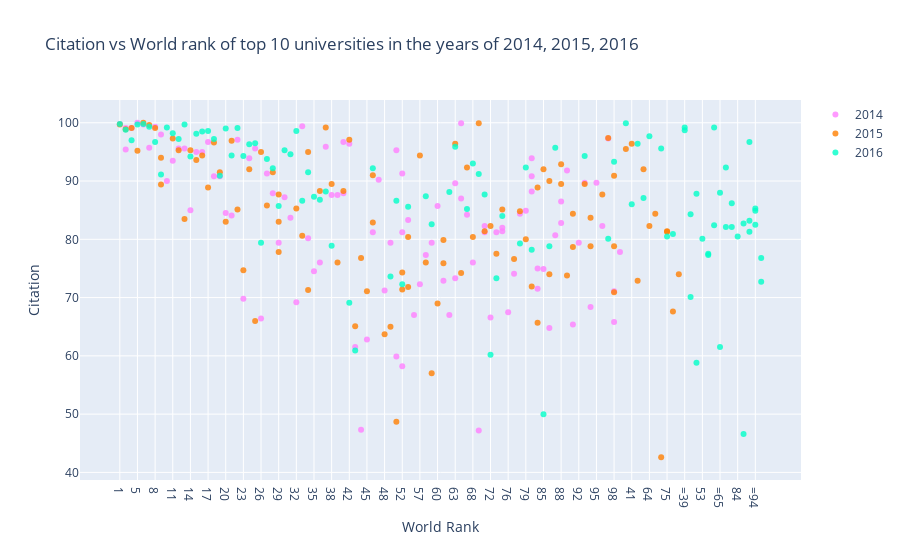

Source (notebook cell):
### Markdown cell above
## scatter chart
line chart example: citation vs world rank of top 100 universities with 2014, 2015, 2016 years
* import graph_objs as *go*
* creating traces
    * x = x axis
    * y = y axis
    * mode = type of plot like *marker, line or line + marker*
    * name = name of the plot
    * marker = marker is used with dictionaries
        * color = color of lines. it takes RGB and opacity
    * text = the hover text (hover is curser)
* data = is a list that we ad traces into it
* layout = {}
    * title = {}
    * x axis = {}
        * title = labels of x axis
        * ticklen = length of x axis ticks
        * zeroline = showing zero line or not
* fig = it includes data and fig
* iplot() = plots the figure(fig) that is created by data and layout

### Code cell
df2014 = times_data[times_data.year == 2014].iloc[:100, :]
df2015 = times_data[times_data.year == 2015].iloc[:100, :]
df2016 = times_data[times_data.year == 2016].iloc[:100, :]


trace1 = go.Scatter(
    x=df2014.world_rank,
    y=df2014.citations,
    mode='markers',
    name='2014',
    marker=dict(color='rgba(255, 128, 255, 0.8)'),
    text=df2014.university_name
)
trace2 = go.Scatter(
    x=df2015.world_rank,
    y=df2015.citations,
    mode='markers',
    name='2015',
    marker=dict(color='rgba(255, 128, 2, 0.8)'),
    text=df2015.university_name
)
trace3 = go.Scatter(
    x=df2016.world_rank,
    y=df2016.citations,
    mode='markers',
    name='2016',
    marker=dict(color='rgba(0, 255, 200, 0.8)'),
    text=df2016.university_name
)

data = [trace1, trace2, trace3]
layout = dict(
    title='Citation vs World rank of top 10 universities in the years of 2014, 2015, 2016',
    xaxis=dict(
        title='World Rank',
        ticklen=5,
        zeroline=False
    ),
    yaxis=dict(
        title='Citation',
        ticklen=5,
        zeroline=False
    )
)
fig = dict(
    data=data,
    layout=layout
)

iplot(fig)

### Figure 1 — Plotly figure (JSON) as saved in the notebook; plotly's stock layout.template omitted (floating-point values rounded to 4 significant figures)
{"data": [{"marker": {"color": "rgba(255, 128, 255, 0.8)"}, "mode": "markers", "name": "2014", "text": ["California Institute of Technology", "Harvard University", "University of Oxford", "Stanford University", "Massachusetts Institute of Technology", "Princeton University", "University of Cambridge", "University of California, Berkeley", "University of Chicago", "Imperial College London", "Yale University", "University of California, Los Angeles", "Columbia University", "ETH Zurich – Swiss Federal Institute of Technology Zurich", "Johns Hopkins University", "University of Pennsylvania", "Duke University", "University of Michigan", "Cornell University", "University of Toronto", "University College London", "Northwestern University", "University of Tokyo", "Carnegie Mellon University", "University of Washington", "National University of Singapore", "University of Texas at Austin", "Georgia Institute of Technology", "University of Illinois at Urbana-Champaign", "University of Wisconsin-Madison", "University of British Columbia", "London School of Economics and Political Science", "University of California, Santa Barbara", "University of Melbourne", "McGill University", "Karolinska Institute", "École Polytechnique Fédérale de Lausanne", "King’s College London", "University of Edinburgh", "New York University", "University of California, San Diego", "Washington University in St Louis", "University of Hong Kong", "Seoul National University", "Peking University", "University of Minnesota", "University of North Carolina at Chapel Hill", "Australian National University", "Pennsylvania State University", "Boston University", "Tsinghua University", "Brown University", "Kyoto University", "University of California, Davis", "LMU Munich", "Korea Advanced Institute of Science and Technology (KAIST)", "Hong Kong University of Science and Technology", "University of Manchester", "Ohio State University", "Pohang University of Science and Technology", "KU Leuven", "Purdue University", "The University of Queensland", "University of Göttingen", "Rice University", "École Normale Supérieure", "Leiden University", "Heidelberg University", "Delft University of Technology", "University of Southern California", "École Polytechnique", "University of Sydney", "Erasmus University Rotterdam", "University of Basel", "Utrecht University", "Nanyang Technological University", "Wageningen University and Research Center", "University of Pittsburgh", "University of Bristol", "Durham University", "Emory University", "Tufts University", "Michigan State University", "University of Amsterdam", "Ghent University", "Free University of Berlin", "Technical University of Munich", "Case Western Reserve University", "Vanderbilt University", "University of Notre Dame", "Monash University", "McMaster University", "University of California, Irvine", "Humboldt University of Berlin", "University of Rochester", "Pierre and Marie Curie University", "University of Colorado Boulder", "Maastricht University", "University of Groningen", "University of Helsinki"], "type": "scatter", "x": ["1", "2", "2", "4", "5", "6", "7", "8", "9", "10", "11", "12", "13", "14", "15", "16", "17", "18", "19", "20", "21", "22", "23", "24", "25", "26", "27", "28", "29", "30", "31", "32", "33", "34", "35", "36", "37", "38", "39", "40", "40", "42", "43", "44", "45", "46", "47", "48", "49", "50", "50", "52", "52", "52", "55", "56", "57", "58", "59", "60", "61", "62", "63", "63", "65", "65", "67", "68", "69", "70", "70", "72", "73", "74", "74", "76", "77", "78", "79", "80", "80", "80", "83", "83", "85", "86", "87", "88", "88", "90", "91", "92", "93", "94", "95", "96", "97", "98", "98", "100"], "y": [99.8, 99.1, 95.4, 99.1, 100, 99.7, 95.7, 99.3, 98, 90, 93.5, 95.6, 95.6, 85, 95, 95, 96.7, 90.8, 90.8, 84.5, 84.1, 97.1, 69.8, 93.9, 95.6, 66.4, 91.3, 87.9, 79.4, 87.2, 83.7, 69.2, 99.4, 80.2, 74.5, 76, 95.9, 87.6, 87.6, 87.9, 96.7, 96.4, 61.5, 47.3, 62.8, 81.2, 90.2, 71.2, 79.4, 95.3, 59.9, 91.3, 58.2, 81.2, 83.3, 67, 72.3, 77.3, 79.4, 85.7, 72.9, 67, 73.3, 89.6, 99.9, 87, 84.2, 76, 47.2, 81.2, 82.3, 66.6, 81.2, 81.4, 82, 67.5, 74.1, 84.4, 84.9, 88.2, 90.8, 93.9, 71.5, 75, 74.9, 64.8, 80.7, 82.8, 86.5, 91.8, 65.4, 79.4, 89.7, 68.4, 89.7, 82.3, 97.3, 65.8, 71.1, 77.8]}, {"marker": {"color": "rgba(255, 128, 2, 0.8)"}, "mode": "markers", "name": "2015", "text": ["California Institute of Technology", "Harvard University", "University of Oxford", "Stanford University", "University of Cambridge", "Massachusetts Institute of Technology", "Princeton University", "University of California, Berkeley", "Imperial College London", "Yale University", "University of Chicago", "University of California, Los Angeles", "ETH Zurich – Swiss Federal Institute of Technology Zurich", "Columbia University", "Johns Hopkins University", "University of Pennsylvania", "University of Michigan", "Duke University", "Cornell University", "University of Toronto", "Northwestern University", "University College London", "University of Tokyo", "Carnegie Mellon University", "National University of Singapore", "University of Washington", "Georgia Institute of Technology", "University of Texas at Austin", "LMU Munich", "University of Illinois at Urbana-Champaign", "University of Wisconsin-Madison", "University of British Columbia", "University of Melbourne", "London School of Economics and Political Science", "École Polytechnique Fédérale de Lausanne", "University of Edinburgh", "University of California, Santa Barbara", "New York University", "McGill University", "King’s College London", "University of California, San Diego", "Washington University in St Louis", "University of Hong Kong", "Karolinska Institute", "Australian National University", "University of Minnesota", "University of North Carolina at Chapel Hill", "Peking University", "Tsinghua University", "Seoul National University", "Hong Kong University of Science and Technology", "Korea Advanced Institute of Science and Technology (KAIST)", "University of Manchester", "Brown University", "KU Leuven", "University of California, Davis", "Boston University", "Pennsylvania State University", "Kyoto University", "University of Sydney", "Nanyang Technological University", "École Polytechnique", "Scuola Normale Superiore di Pisa", "Leiden University", "The University of Queensland", "Pohang University of Science and Technology", "University of Göttingen", "Ohio State University", "Rice University", "Heidelberg University", "Delft University of Technology", "Erasmus University Rotterdam", "Wageningen University and Research Center", "University of Bristol", "University of Basel", "University of Southern California", "University of Amsterdam", "École Normale Supérieure", "Utrecht University", "Humboldt University of Berlin", "Free University of Berlin", "Michigan State University", "Durham University", "Monash University", "Middle East Technical University", "University of Arizona", "University of Notre Dame", "Tufts University", "University of California, Irvine", "Ghent University", "University of Massachusetts", "University of Pittsburgh", "Emory University", "McMaster University", "University of Glasgow", "Vanderbilt University", "University of Colorado Boulder", "Stockholm University", "Technical University of Munich", "Uppsala University"], "type": "scatter", "x": ["1", "2", "3", "4", "5", "6", "7", "8", "9", "9", "11", "12", "13", "14", "15", "16", "17", "18", "19", "20", "21", "22", "23", "24", "25", "26", "27", "28", "29", "29", "29", "32", "33", "34", "34", "36", "37", "38", "39", "40", "41", "42", "43", "44", "45", "46", "46", "48", "49", "50", "51", "52", "52", "54", "55", "55", "57", "58", "59", "60", "61", "61", "63", "64", "65", "66", "67", "68", "69", "70", "71", "72", "73", "74", "75", "75", "77", "78", "79", "80", "81", "82", "83", "83", "85", "86", "86", "88", "88", "90", "91", "91", "93", "94", "94", "96", "97", "98", "98", "98"], "y": [99.7, 98.9, 95.5, 99.1, 95.2, 100, 99.6, 99.1, 89.4, 94, 97.3, 95.3, 83.5, 95.3, 93.6, 94.4, 88.9, 96.6, 91.5, 83, 96.9, 85.1, 74.7, 92, 66, 95, 85.8, 91.5, 83, 77.8, 87.7, 85.3, 80.6, 71.3, 95, 88.3, 99.2, 89.5, 76, 88.3, 96.4, 97.1, 65.1, 76.8, 71.1, 82.9, 91, 63.7, 65, 48.7, 72.9, 71.4, 74.3, 92, 71.8, 80.4, 94.4, 76, 57, 69, 75.9, 79.9, 96.4, 82.3, 74.2, 84.4, 92.3, 80.4, 99.9, 81.4, 42.6, 82.3, 77.5, 85.1, 81.4, 81.3, 76.6, 84.8, 80, 71.9, 67.6, 74, 88.9, 65.7, 92, 74, 90, 92.9, 89.5, 73.8, 78.7, 84.4, 89.5, 78.8, 83.7, 87.7, 97.4, 90.9, 78.8, 70.9]}, {"marker": {"color": "rgba(0, 255, 200, 0.8)"}, "mode": "markers", "name": "2016", "text": ["California Institute of Technology", "University of Oxford", "Stanford University", "University of Cambridge", "Massachusetts Institute of Technology", "Harvard University", "Princeton University", "Imperial College London", "ETH Zurich – Swiss Federal Institute of Technology Zurich", "University of Chicago", "Johns Hopkins University", "Yale University", "University of California, Berkeley", "University College London", "Columbia University", "University of California, Los Angeles", "University of Pennsylvania", "Cornell University", "University of Toronto", "Duke University", "University of Michigan", "Carnegie Mellon University", "London School of Economics and Political Science", "University of Edinburgh", "Northwestern University", "National University of Singapore", "King’s College London", "Karolinska Institute", "LMU Munich", "New York University", "École Polytechnique Fédérale de Lausanne", "University of Washington", "University of Melbourne", "University of British Columbia", "KU Leuven", "University of Illinois at Urbana-Champaign", "Heidelberg University", "McGill University", "University of California, San Diego", "University of California, Santa Barbara", "Georgia Institute of Technology", "Peking University", "University of Tokyo", "University of California, Davis", "University of Hong Kong", "University of Texas at Austin", "Tsinghua University", "Wageningen University and Research Center", "Humboldt University of Berlin", "University of Wisconsin-Madison", "Brown University", "Australian National University", "Technical University of Munich", "École Normale Supérieure", "Nanyang Technological University", "University of Manchester", "University of Sydney", "University of Amsterdam", "Hong Kong University of Science and Technology", "The University of Queensland", "Washington University in St Louis", "Utrecht University", "University of North Carolina at Chapel Hill", "Boston University", "Delft University of Technology", "University of Minnesota", "Leiden University", "University of Southern California", "University of Bristol", "Durham University", "Erasmus University Rotterdam", "Free University of Berlin", "Monash University", "University of Groningen", "Pennsylvania State University", "University of Glasgow", "University of Helsinki", "University of Tübingen", "University of Pittsburgh", "University of Warwick", "Uppsala University", "University of Copenhagen", "University of New South Wales", "University of Freiburg", "Seoul National University", "University of St Andrews", "Vanderbilt University", "Kyoto University", "Maastricht University", "Emory University", "Lund University", "Ohio State University", "University of Exeter", "University of Bonn", "Georgetown University", "McMaster University", "University of Sheffield", "Queen Mary University of London", "University of Göttingen", "Michigan State University"], "type": "scatter", "x": ["1", "2", "3", "4", "5", "6", "7", "8", "9", "10", "11", "12", "13", "14", "15", "16", "17", "18", "19", "20", "21", "22", "23", "24", "25", "26", "27", "28", "29", "30", "31", "32", "33", "34", "35", "36", "37", "38", "=39", "=39", "41", "42", "43", "=44", "=44", "46", "=47", "=47", "49", "50", "51", "52", "53", "54", "55", "=56", "=56", "58", "59", "=60", "=60", "62", "63", "64", "=65", "=65", "67", "68", "69", "70", "71", "72", "73", "74", "75", "=76", "=76", "78", "79", "80", "81", "=82", "=82", "84", "85", "86", "87", "=88", "=88", "=90", "=90", "=90", "93", "=94", "=94", "=94", "97", "98", "=99", "=99"], "y": [99.8, 98.8, 99.9, 97, 99.7, 99.8, 99.3, 96.7, 91.1, 99.2, 98.2, 97.2, 99.7, 94.2, 98.1, 98.5, 98.6, 97.2, 90.9, 99, 94.4, 99.1, 94.3, 96.3, 96.5, 79.4, 93.8, 92.2, 85.7, 95.3, 94.6, 98.6, 86.6, 91.5, 87.3, 86.8, 88.2, 78.9, 98.7, 99.2, 86, 69.1, 60.9, 84.3, 70.1, 92.2, 58.8, 87.8, 73.6, 86.6, 96.4, 72.3, 80.1, 87.1, 85.6, 77.3, 77.5, 87.4, 82.6, 82.4, 99.2, 88.1, 95.9, 97.7, 61.5, 88, 85.2, 93, 91.2, 87.7, 95.6, 60.2, 73.3, 84, 80.5, 92.3, 82.1, 79.3, 92.3, 78.2, 80.9, 86.2, 82.1, 80.5, 50, 78.8, 95.7, 46.6, 82.7, 96.7, 81.3, 83.2, 94.3, 85.3, 82.5, 84.9, 80.1, 93.3, 72.7, 76.8]}], "layout": {"title": {"text": "Citation vs World rank of top 10 universities in the years of 2014, 2015, 2016"}, "xaxis": {"ticklen": 5, "title": {"text": "World Rank"}, "zeroline": false}, "yaxis": {"ticklen": 5, "title": {"text": "Citation"}, "zeroline": false}}}
